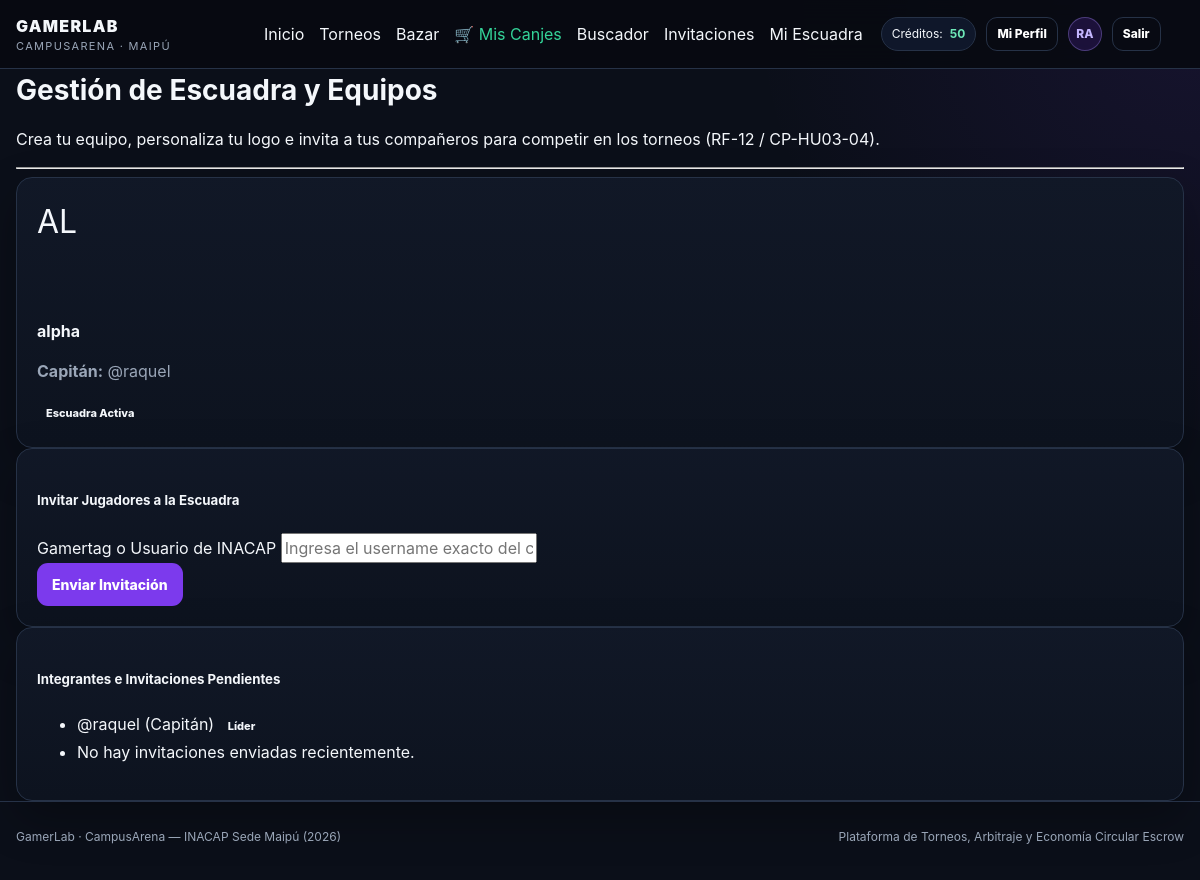
Page /escuadra/ (signed in) on the committed database.
### cuentas/models.py (models this page shows)
class Usuario(AbstractUser):
    ROLES = (
        ('Jugador', 'Jugador / Estudiante'),
        ('Administrador', 'Administrador de Sede'),
        ('DAE', 'DAE / Curricular (Gestión de Premios)'),
    )
    rol = models.CharField(max_length=20, choices=ROLES, default='Jugador')
    run = models.CharField(max_length=12, unique=True, null=True, blank=True)
    carrera = models.ForeignKey(Carrera, on_delete=models.SET_NULL, null=True, blank=True)
    saldo_creditos = models.DecimalField(max_digits=10, decimal_places=2, default=50.00)
    gamertag = models.CharField(max_length=50, blank=True, null=True)
    juego_favorito = models.CharField(max_length=100, blank=True, null=True)
    rango = models.CharField(max_length=50, blank=True, null=True)
    groups = models.ManyToManyField(
        'auth.Group',
        related_name='usuario_groups',
        blank=True,
        help_text='The groups this user belongs to.',
        verbose_name='groups',
    )
    user_permissions = models.ManyToManyField(
        'auth.Permission',
        related_name='usuario_user_permissions',
        blank=True,
        help_text='Specific permissions for this user.',
        verbose_name='user permissions',
    )

### torneos/models.py (models this page shows, shortened)
class Escuadra(models.Model):
    id_escuadra = models.AutoField(primary_key=True)
    nombre_escuadra = models.CharField(max_length=100, unique=True)
    logo = models.ImageField(upload_to='logos_escuadras/', blank=True, null=True) # Soporte para imagen/logo
    torneo = models.ForeignKey(Torneo, on_delete=models.CASCADE, related_name='escuadras_inscritas', null=True, blank=True)
    capitan = models.ForeignKey(settings.AUTH_USER_MODEL, on_delete=models.CASCADE, related_name='escuadras_lideradas')
    fecha_creacion = models.DateTimeField(auto_now_add=True)

### torneos/views.py (the view, shortened to what this page needs)
# urls.py: path('escuadra/', views.gestionar_escuadra_view, name='gestionar_escuadra'),
@login_required
def gestionar_escuadra_view(request):
    escuadra_existente = Escuadra.objects.filter(capitan=request.user).first()
    context = {
        'escuadra': escuadra_existente,
    }
    return render(request, 'gestion_escuadra.html', context)

### templates/gestion_escuadra.html (shortened to what this page needs)
{% extends 'base.html' %}
{% block content %}
<div class="container mt-4 mb-5">
    <div class="row">
        <div class="col-md-12">
            <h2>Gestión de Escuadra y Equipos</h2>
            <p class="text-muted">Crea tu equipo, personaliza tu logo e invita a tus compañeros para competir en los torneos (RF-12 / CP-HU03-04).</p>
            <hr>
        </div>
    </div>
    {% if not escuadra %}
        <div class="row justify-content-center">
            <div class="col-md-6">
                <div class="card shadow-sm">
                    <div class="card-header bg-primary text-white">
                        <h5 class="mb-0">Registrar Nueva Escuadra</h5>
                    </div>
                    <div class="card-body">
                        <form method="POST" enctype="multipart/form-data">
                            {% csrf_token %}
                            <div class="mb-3">
                                <label for="nombre_escuadra" class="form-label">Nombre del Equipo</label>
                                <input type="text" class="form-control" id="nombre_escuadra" name="nombre_escuadra" placeholder="Ej. Team Alpha, ByteBrawlers" required>
                            </div>
                            <div class="mb-3">
                                <label for="logo" class="form-label">Logotipo de la Escuadra</label>
                                <input type="file" class="form-control" id="logo" name="logo" accept="image/*">
                                <div class="form-text">Sube una imagen representativa para tu equipo.</div>
                            </div>
                            <button type="submit" name="crear_equipo" class="btn btn-success w-100">Crear Escuadra</button>
                        </form>
                    </div>
                </div>
            </div>
        </div>
    {% else %}
        <div class="row">
            <div class="col-md-4 mb-4">
                <div class="card shadow-sm text-center">
                    <div class="card-body">
                        {% if escuadra.logo %}
                            <img src="{{ escuadra.logo.url }}" alt="Logo de escuadra" class="rounded-circle mb-3 shadow" width="100" height="100" style="object-fit: cover;">
                        {% else %}
                            <div class="bg-secondary text-white rounded-circle d-flex align-items-center justify-content-center mx-auto mb-3 shadow" style="width: 100px; height: 100px; font-size: 2rem;">
                                {{ escuadra.nombre_escuadra|slice:":2"|upper }}
                            </div>
                        {% endif %}
                        <h4 class="card-title text-primary">{{ escuadra.nombre_escuadra }}</h4>
                        <p class="text-muted mb-1"><strong>Capitán:</strong> @{{ escuadra.capitan.username }}</p>
                        <span class="badge bg-success">Escuadra Activa</span>
                    </div>
                </div>
            </div>
            <div class="col-md-8">
                <div class="card shadow-sm mb-4">
                    <div class="card-header bg-dark text-white">
                        <h5 class="mb-0">Invitar Jugadores a la Escuadra</h5>
                    </div>
                    <div class="card-body">
                        <form method="POST" class="row g-3">
                            <div class="col-md-8">
                                <label for="username_invitado" class="form-label">Gamertag o Usuario de INACAP</label>
                                <input type="text" class="form-control" id="username_invitado" name="username_invitado" placeholder="Ingresa el username exacto del compañero" required>
                            </div>
                            <div class="col-md-4 d-flex align-items-end">
                                <button type="submit" name="invitar_jugador" class="btn btn-primary w-100">Enviar Invitación</button>
                            </div>
                        </form>
                    </div>
                </div>
                <div class="card shadow-sm">
                    <div class="card-header bg-secondary text-white">
                        <h5 class="mb-0">Integrantes e Invitaciones Pendientes</h5>
                    </div>
                    <div class="card-body">
                        <ul class="list-group list-group-flush">
                            <li class="list-group-item d-flex justify-content-between align-items-center">
                                <span>@{{ escuadra.capitan.username }} (Capitán)</span>
                                <span class="badge bg-primary">Líder</span>
                            </li>
                            {% for invitacion in invitaciones %}
                                <li class="list-group-item d-flex justify-content-between align-items-center">
                                    <span>@{{ invitacion.jugador_invitado.username }}</span>
                                    <span class="badge bg-warning text-dark">{{ invitacion.estado }}</span>
                                </li>
                            {% empty %}
                                <li class="list-group-item text-muted text-center py-3">
                                    No hay invitaciones enviadas recientemente.
                                </li>
                            {% endfor %}
                        </ul>
                    </div>
                </div>
            </div>
        </div>
    {% endif %}
</div>
{% endblock %}

### templates/base.html (shortened to what this page needs)
{% load static %}
<!doctype html>
<html lang="es">
<head>
  <link rel="stylesheet" href="{% static 'css/styles.css' %}">
</head>
<body>
  <header class="site-header">
    <div class="container navbar">
      <a class="brand" href="{% url 'home' %}">
        <div>
          <span class="brand-title">GAMERLAB</span>
          <span class="brand-sub">CampusArena · Maipú</span>
        </div>
      </a>
      <nav style="display: flex; align-items: center; gap: 15px; flex-wrap: wrap;">
        <a href="{% url 'home' %}">Inicio</a>
        <a href="{% url 'lista_torneos' %}">Torneos</a>
        <a href="{% url 'bazar_catalogo' %}">Bazar</a>
        <a href="{% url 'mis_canjes' %}" style="color: #34d399;">🛒 Mis Canjes</a>
        <a href="{% url 'buscar_jugadores' %}">Buscador</a>
        <a href="{% url 'mis_invitaciones' %}">Invitaciones</a>
        <a href="{% url 'gestionar_escuadra' %}">Mi Escuadra</a>
      </nav>
      <div class="user-zone">
        {% if user.is_authenticated %}
          <div class="credit-pill">
            <span>Créditos:</span>
            <strong>{{ user.saldo_creditos|floatformat:0 }}</strong>
          </div>
          <a class="btn btn-sm btn-ghost" href="{% url 'perfil_billetera' %}" title="Ver mi perfil y billetera">Mi Perfil</a>
          <div class="avatar" title="{{ user.username }} ({{ user.rol }})">
            {{ user.username|slice:":2"|upper }}
          </div>
          <a class="btn btn-sm btn-ghost" href="{% url 'logout' %}">Salir</a>
        {% else %}
          <a class="btn btn-sm" href="{% url 'login' %}">Ingresar</a>
          <a class="btn btn-sm btn-primary" href="{% url 'registro' %}">Registro</a>
        {% endif %}
      </div>
    </div>
  </header>
  {% block content %}
  {% endblock %}
  <footer class="site-footer">
    <div class="container footer-row">
      <span>GamerLab · CampusArena — INACAP Sede Maipú (2026)</span>
      <span>Plataforma de Torneos, Arbitraje y Economía Circular Escrow</span>
    </div>
  </footer>
</body>
</html>

### static/css/styles.css (style rules this page uses)
:root { --bg: #0b0f19; --surface: #111827; --surface-2: #0f172a; --surface-3: #151d2f; --border: #263247; --text: #f4f7fb; --muted: #9aa6b8; --primary: #7c3aed; --primary-2: #a78bfa; --success: #10b981; --warning: #f59e0b; --danger: #ef4444; --info: #38bdf8; --radius: 16px; --shadow: 0 18px 45px rgba(0, 0, 0, .28); }
* { box-sizing: border-box; }
html { scroll-behavior: smooth; }
body { margin: 0; min-height: 100vh; background: radial-gradient(circle at top right, rgba(124, 58, 237, .10), transparent 28rem), var(--bg); color: var(--text); font-family: Inter, ui-sans-serif, system-ui, -apple-system, BlinkMacSystemFont, "Segoe UI", sans-serif; line-height: 1.5; }
a { color: inherit; text-decoration: none; }
button, input, select, textarea { font: inherit; }
button { cursor: pointer; }
.container { width: min(1180px, calc(100% - 32px)); margin: 0 auto; }
.site-header { position: sticky; top: 0; z-index: 50; background: rgba(7, 10, 17, .88); backdrop-filter: blur(14px); border-bottom: 1px solid var(--border); }
.navbar { min-height: 68px; display: flex; align-items: center; gap: 18px; }
.brand { display: flex; align-items: center; gap: 12px; min-width: 230px; }
.brand-title { font-weight: 900; letter-spacing: .08em; }
.brand-sub { display: block; color: var(--muted); font-size: 11px; letter-spacing: .12em; text-transform: uppercase; }
.user-zone { display: flex; gap: 10px; align-items: center; }
.credit-pill { display: flex; gap: 7px; align-items: center; background: #0f172a; border: 1px solid var(--border); padding: 7px 10px; border-radius: 999px; font-size: 12px; }
.credit-pill strong { color: #6ee7b7; }
.avatar { width: 34px; height: 34px; display: grid; place-items: center; border-radius: 50%; background: rgba(124, 58, 237, .18); border: 1px solid rgba(167, 139, 250, .35); color: #c4b5fd; font-weight: 800; font-size: 12px; }
h2 { margin: 0; font-size: 28px; }
.btn { border: 1px solid var(--border); background: #171f31; color: white; padding: 10px 14px; border-radius: 11px; font-weight: 800; font-size: 14px; transition: .18s ease; }
.btn-primary { background: var(--primary); border-color: transparent; }
.btn-ghost { background: transparent; }
.btn-sm { padding: 7px 10px; font-size: 12px; }
.card { background: linear-gradient(180deg, rgba(17, 24, 39, .98), rgba(13, 19, 31, .98)); border: 1px solid var(--border); border-radius: var(--radius); padding: 20px; box-shadow: var(--shadow); }
.card-title { display: flex; align-items: center; justify-content: space-between; gap: 10px; margin-bottom: 12px; }
.card p { color: var(--muted); }
.badge { display: inline-flex; align-items: center; gap: 6px; padding: 4px 8px; border-radius: 999px; font-size: 11px; font-weight: 800; border: 1px solid transparent; }
.site-footer { border-top: 1px solid var(--border); color: var(--muted); padding: 26px 0 34px; font-size: 12px; }
.footer-row { display: flex; justify-content: space-between; gap: 20px; flex-wrap: wrap; }

### rows in the picture
Usuario: saldo_creditos "50", username "RA"
Escuadra: nombre_escuadra "AL", nombre_escuadra "alpha", capitan.username "raquel"
